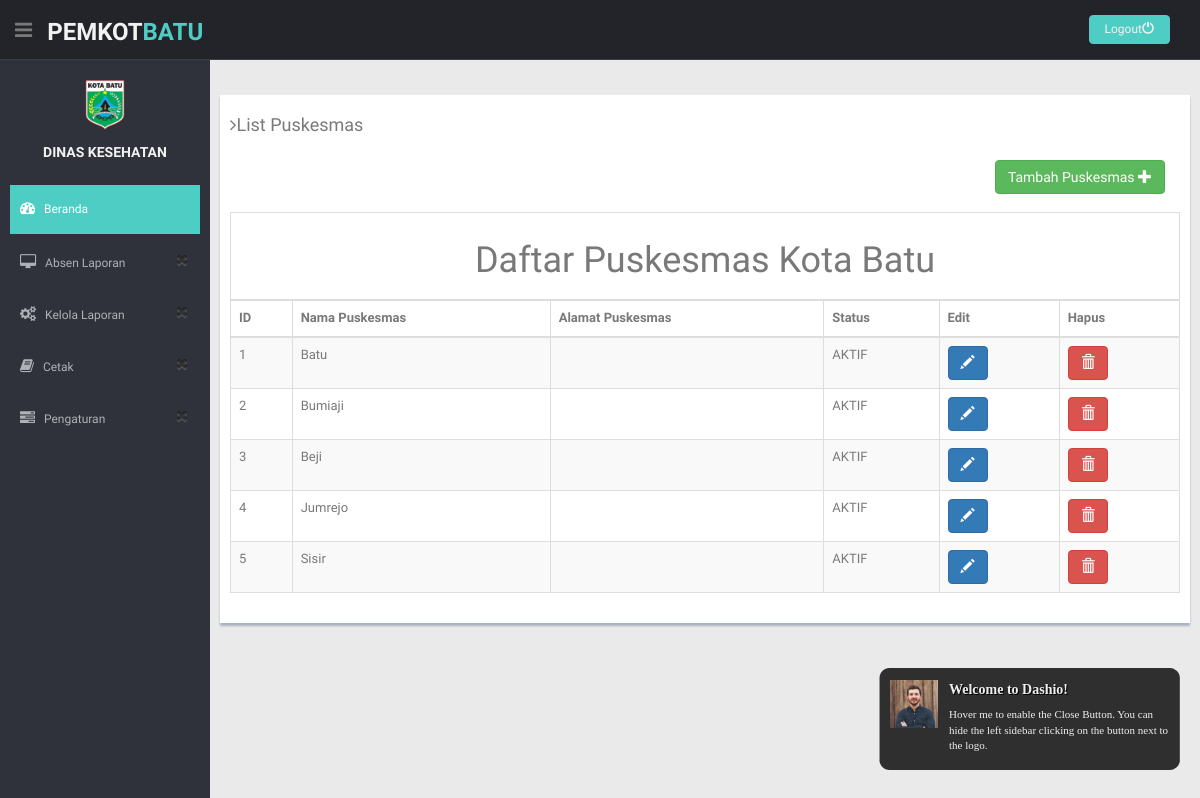
Before: /index.php/puskesmas with the older database file.
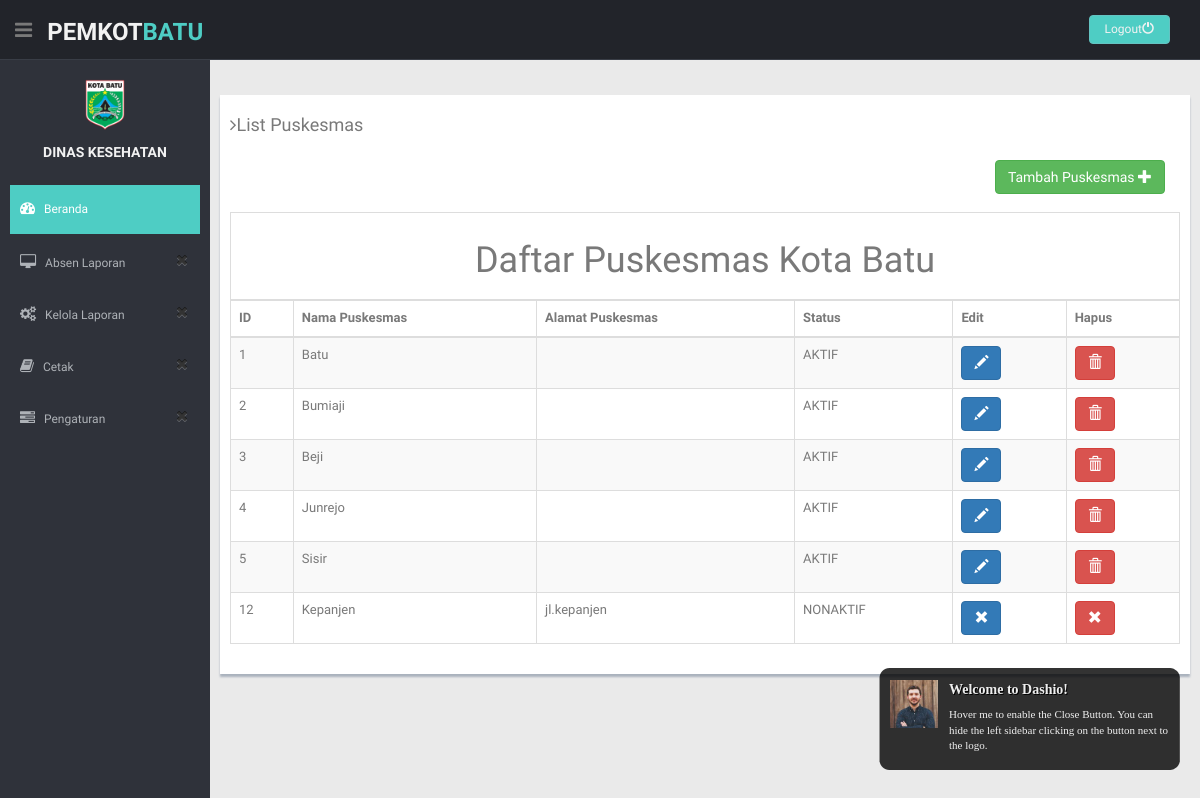
After: the same page with the newer database file.
### tables this page shows
CREATE TABLE `puskesmas` (
  `idPuskesmas` int(20) NOT NULL,
  `namaPuskes` varchar(50) NOT NULL,
  `alamatPuskes` text NOT NULL,
  `status` enum('AKTIF','NONAKTIF','','') NOT NULL,
  `tgl_aktif` date NOT NULL,
  `tgl_nonaktif` date NOT NULL
);

### application/controllers/Puskesmas.php (called while the page is built, shortened)
<?php
class Puskesmas extends CI_Controller {
	public function __construct()
	{
		$this->load->model('PuskesmasModel');
	}
	public function index()
	{
		$this->load->helper('url');
		$this->load->helper('form');
		$this->load->model('PuskesmasModel');
		$data['object']= $this->PuskesmasModel->getDataPuskesmas();
		$this->load->view('header');
		$this->load->view('Listpuskesmas',$data);
	}
}

### index.php (called while the page is built, shortened)
<?php
require_once BASEPATH.'core/CodeIgniter.php';

### application/models/PuskesmasModel.php (called while the page is built, shortened)
<?php
class PuskesmasModel extends CI_Model {
    public function getDataPuskesmas()
    {
        $query=$this->db->query('Select * from puskesmas');
        return $query->result();
    }
  }

### application/views/Listpuskesmas.php (the view, shortened to what this page needs)
    <section id="main-content">
        <div class="col-lg-12">
      <section class="wrapper">
        <div class="row">
          <div class="row mt">
            <div class="form-panel">
              <h4 class="mb"><i class="fa fa-angle-right"></i>List Puskesmas</h4>
                <div class="form-group">
                <div class="col-sm-12" align="right">
                 <a href="<?php echo site_url()?>/Puskesmas/tambahPuskesmas"><button type="submit" class="btn btn-success">Tambah Puskesmas  <span class="glyphicon glyphicon-plus"></button></a>
                  <br><br>
                  </div>
                </div>
                <table id="table" class="table table-striped table-bordered" cellspacing="0" width="100%">
            <thead>
            <tr>
              <th colspan="6" ><center><h1> Daftar Puskesmas Kota Batu </h1></center> </th>
            </tr>
                <tr>
                    <th>ID</th>
                    <th>Nama Puskesmas</th>
                    <th>Alamat Puskesmas</th>
                    <th>Status</th>
                    <th>Edit</th>
                    <th>Hapus</th>
                </tr>
            </thead>
            <tbody>
                <?php foreach ($object as $data){ ?>
               <tr>
                    <td><?php echo $data->idPuskesmas ?></td>
                    <td><?php echo $data->namaPuskes ?></td>
                    <td><?php echo $data->alamatPuskes ?></td>
                    <td><?php echo $data->status ?></td>
                <?php if ($data->status == 'AKTIF'){?>
                     <td>
                      <a href="javascript:void(0);" onclick="showmodal('<?php echo $data->idPuskesmas?>','<?php echo $data->namaPuskes?>','<?php echo $data->alamatPuskes ?>','<?php echo $data->status ?>')" data-toggle="modal" data-target="#myModalEdit">
                         <button class="btn btn-primary"><span class="glyphicon glyphicon-pencil"></span></button>
                      </a>
                    </td>
                      <td>
                      <a href="<?php echo site_url()?>/Puskesmas/Delete/<?php echo $data->idPuskesmas ?>"
                      <button class="btn btn-danger"><span class="glyphicon glyphicon-trash"></span></button>
                      </a>
                      <?php }else{?>
                      <td>
                         <button class="btn btn-primary"><span class="glyphicon glyphicon-remove"></span></button>
                    </td>
                      <td>
                      <button class="btn btn-danger"><span class="glyphicon glyphicon-remove"></span></button>
                      </td>
                      <?php }?>
              </tr>
             <?php }?>
            </tbody>
        </table>
            </div>
          </div>
        </div>
    </div>
      </section>
</body>
</html>

Changed rows visible on the page:
changed puskesmas id 4: namaPuskes "Jumrejo" → "Junrejo"
added puskesmas: idPuskesmas "12", namaPuskes "Kepanjen", alamatPuskes "jl.kepanjen", status "NONAKTIF"
